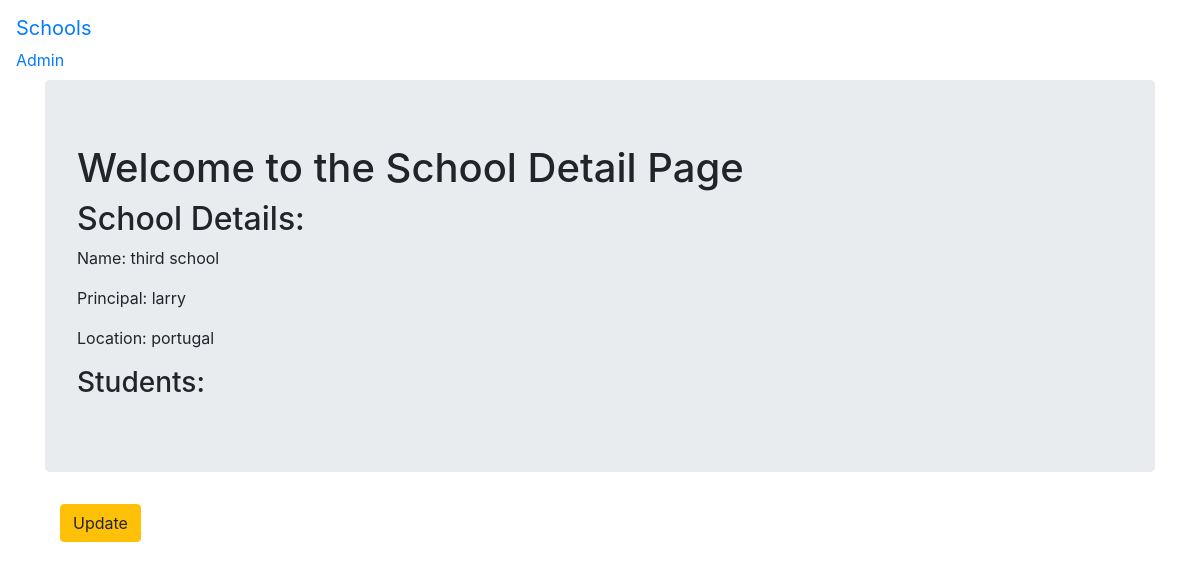
The page /schools/3/ on the database its author committed.
### cbv/models.py (models this page shows, shortened)
class School(models.Model):
    name = models.CharField(max_length=256)
    principal = models.CharField(max_length=256)
    location = models.CharField(max_length=256)

### cbv/views.py (the view)
# urls.py: path('schools/<pk>/', views.SchoolDetailView.as_view(), name='detail'),
class SchoolDetailView(DetailView):
    context_object_name = 'school_detail'
    model = models.School
    template_name = 'cbv/school_detail.html'

### cbv/templates/cbv/school_detail.html (shortened to what this page needs)
{% extends 'base.html' %}
{% block body_block %}
<div class="jumbotron">
  <h1>Welcome to the School Detail Page </h1>
  <h2>School Details: </h2>
  <p>Name: {{ school_detail.name }}</p>
  <p>Principal: {{ school_detail.principal }}</p>
  <p>Location: {{ school_detail.location}}</p>
  <h3>Students:</h3>
</div>
<div class="container">
  <p> <a class="btn btn-warning" href="{% url 'cbv:update' pk=school_detail.pk %}">Update</a> </p>
</div>
{% endblock %}

### rows shown on the page
School: name "third school", principal "larry", location "portugal"
